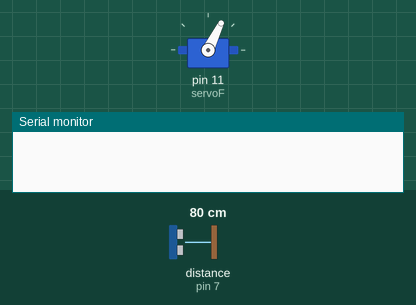
Recording of a sketch running on a simulated Arduino Uno, built with avr-gcc and run on an emulated ATmega328P. Parts: servo, the last lines printed to the serial monitor. Wiring (inferred from the names in the program): ultrasonic range finder: trigger pin 7; echo pin 7. Inputs (shaded band) come from the test bench; at power-on: distance to the obstacle (sensor on pin 7) 80 cm. The echo pulse lasts 58.3 µs per cm.

Above: at 2.4 s.
2.5 s: distance to the obstacle (sensor on pin 7) set to 7 cm
4.0 s: distance to the obstacle (sensor on pin 7) set to 4 cm
At 4.7 s:
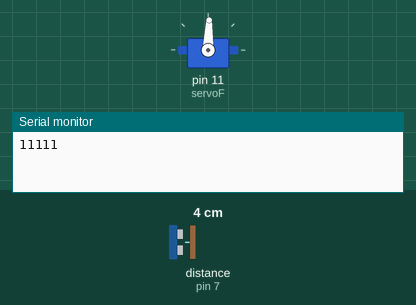
Timing chart, 0 to 7.0 s (numbered marks = the images above; inputs shaded):
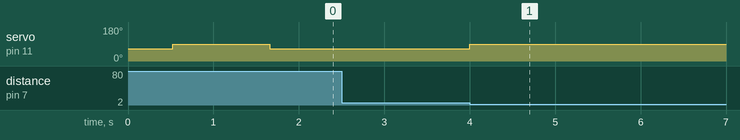

Measured:
- the behaviour switches between 6 and 5 cm on distance to the obstacle (sensor on pin 7) (found by bisection; images 0 and 1)
- after the input at 2.5 s, every drawn part: stays the same
- after the input at 4.0 s, servo on pin 11 (servoF): 64° → 88° at once

The sketch:

Board2.pde
```cpp
#include <Servo.h>

//front motor
Servo servoF;

int ForwardF = 1200;    // run forward
int StopF = 1450;    // stop movement range from 1400-1500
int BackwardF = 1900;    // run backward
int first_motor_move =40 ;

//ping pin number
const int pingPin = 7;
long duration, cm;

//finish step1,2
int finish12=0;

byte On1 = 5;
byte On2 = 10;
byte Finish=1;
byte rxVal = 0;

int i=0;
int first = 1;
void setup()
{
  servoF.attach(11);
  Serial.begin(9600);
}

void loop()
{
  if (first ==1){
    run();
    first++;
  }
  if(Serial.available()) {
    rxVal = Serial.read();
    if (rxVal == On1){ //1st activation of multi-speed motor
      run();
      while (1){

        if(Serial.available()) {
          rxVal = Serial.read();
          if (rxVal == On2){ //1st activation of multi-speed motor
            run();
            while (1){
            }
          }
        }
      }
    }
  }
}

void run(){

   for(i = 1; i <= first_motor_move; i++){ // first_motor_move can be adjust
      servoF.writeMicroseconds(ForwardF);
      delay(13);
   }

  //stop the motor
  for(i = 1; i <= 10; i++){
    servoF.writeMicroseconds(StopF);
    delay(13);
  }

  // Give a short LOW pulse beforehand to ensure a clean HIGH pulse:

  delay (1000);

  pinMode(pingPin, OUTPUT);
  digitalWrite(pingPin, LOW);
  delayMicroseconds(2);
  digitalWrite(pingPin, HIGH);
  delayMicroseconds(5);
  digitalWrite(pingPin, LOW);

  pinMode(pingPin, INPUT);
  duration = pulseIn(pingPin, HIGH);

  // convert the time into a distance
  cm = microsecondsToCentimeters(duration);
  while ((cm <= 2) || (cm>=5)){
    for(i = 1; i <= 5; i++){
        servoF.writeMicroseconds(ForwardF);
        delay(1);
    }

    pinMode(pingPin, OUTPUT);
    digitalWrite(pingPin, LOW);
    delayMicroseconds(2);
    digitalWrite(pingPin, HIGH);
    delayMicroseconds(5);
    digitalWrite(pingPin, LOW);

    pinMode(pingPin, INPUT);
    duration = pulseIn(pingPin, HIGH);
    cm = microsecondsToCentimeters(duration);
  }

  //off multi-speed motor
  for(i = 1; i <= 5; i++){
    servoF.writeMicroseconds(StopF);
    delay(13);
  }

  //when finish, send the signal to board1
  for (i ==1; i<=10;i++){
    Serial.print(Finish); //send the new value of txVal
    delay(100);
  }


}

long microsecondsToCentimeters(long microseconds)
{
  // The speed of sound is 340 m/s or 29 microseconds per centimeter.
  // The ping travels out and back, so to find the distance of the
  // object we take half of the distance travelled.
  return microseconds / 29 / 2;
}
```
